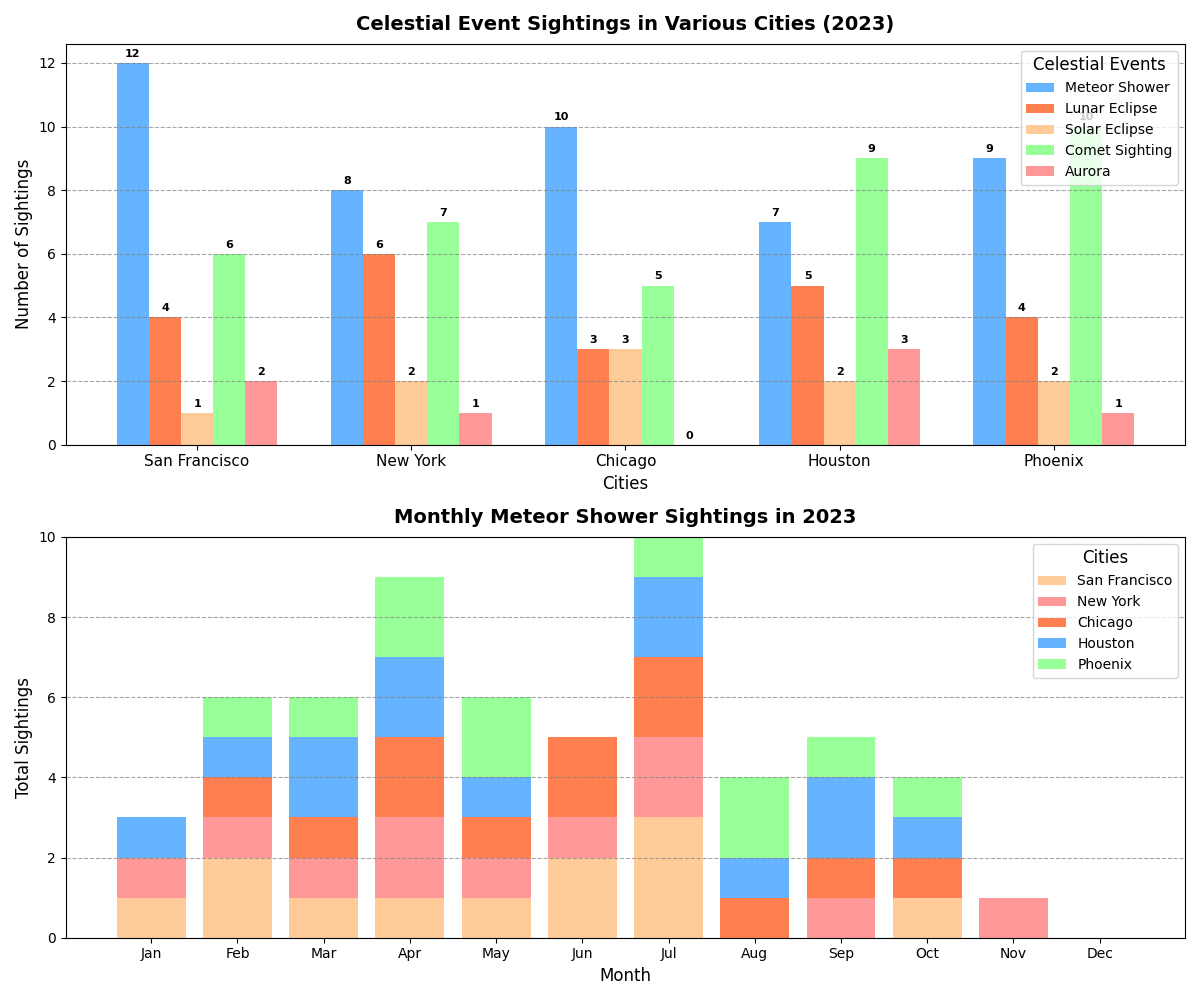

Recreate this plot in Python.
import matplotlib.pyplot as plt
import numpy as np

cities = ['San Francisco', 'New York', 'Chicago', 'Houston', 'Phoenix']
celestial_events = ['Meteor Shower', 'Lunar Eclipse', 'Solar Eclipse', 'Comet Sighting', 'Aurora']
observation_data = [
    [12, 4, 1, 6, 2],
    [8, 6, 2, 7, 1],
    [10, 3, 3, 5, 0],
    [7, 5, 2, 9, 3],
    [9, 4, 2, 10, 1]
]
months = ['Jan', 'Feb', 'Mar', 'Apr', 'May', 'Jun', 'Jul', 'Aug', 'Sep', 'Oct', 'Nov', 'Dec']
monthly_sightings = {
    'San Francisco': [1, 2, 1, 1, 1, 2, 3, 0, 0, 1, 0, 0],
    'New York': [1, 1, 1, 2, 1, 1, 2, 0, 1, 0, 1, 0],
    'Chicago': [0, 1, 1, 2, 1, 2, 2, 1, 1, 1, 0, 0],
    'Houston': [1, 1, 2, 2, 1, 0, 2, 1, 2, 1, 0, 0],
    'Phoenix': [0, 1, 1, 2, 2, 0, 2, 2, 1, 1, 0, 0]
}

fig, (ax1, ax2) = plt.subplots(nrows=2, ncols=1, figsize=(12, 10))
bar_width = 0.15
index = np.arange(len(cities))

# Shuffled color list for the grouped bar chart
event_colors = ['#66B3FF', '#FF7F50', '#FFCC99', '#99FF99', '#FF9999']

for i, event in enumerate(celestial_events):
    counts = [data[i] for data in observation_data]
    bars = ax1.bar(index + i * bar_width, counts, bar_width, label=event, color=event_colors[i])

    for bar in bars:
        height = bar.get_height()
        ax1.annotate(f'{height}', 
                     xy=(bar.get_x() + bar.get_width() / 2, height),
                     xytext=(0, 3),
                     textcoords="offset points",
                     ha='center', va='bottom', fontsize=8, fontweight='bold')

ax1.set_xlabel('Cities', fontsize=12)
ax1.set_ylabel('Number of Sightings', fontsize=12)
ax1.set_title('Celestial Event Sightings in Various Cities (2023)', fontsize=14, fontweight='bold', pad=10)
ax1.set_xticks(index + 2 * bar_width)
ax1.set_xticklabels(cities, fontsize=11)
ax1.yaxis.grid(True, linestyle='--', which='major', color='grey', alpha=0.7)
ax1.legend(title='Celestial Events', fontsize=10, title_fontsize='12', loc='upper right')

# Shuffled color list for the stacked bar chart
city_colors = ['#FFCC99', '#FF9999', '#FF7F50', '#66B3FF', '#99FF99']

bottom_values = np.zeros(len(months))
for i, (city, color) in enumerate(zip(cities, city_colors)):
    ax2.bar(months, monthly_sightings[city], bottom=bottom_values, label=city, color=color)
    bottom_values += monthly_sightings[city]

ax2.set_xlabel('Month', fontsize=12)
ax2.set_ylabel('Total Sightings', fontsize=12)
ax2.set_title('Monthly Meteor Shower Sightings in 2023', fontsize=14, fontweight='bold', pad=10)
ax2.set_ylim(0, 10)
ax2.yaxis.grid(True, linestyle='--', which='major', color='grey', alpha=0.7)
ax2.legend(title='Cities', fontsize=10, title_fontsize='12', loc='upper right')

plt.tight_layout()
plt.show()
